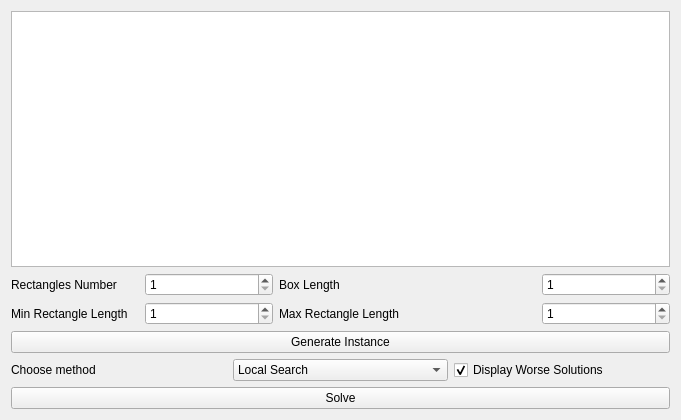
<?xml version="1.0" encoding="UTF-8"?>
<ui version="4.0">
 <class>Widget</class>
 <widget class="QWidget" name="Widget">
  <property name="geometry">
   <rect>
    <x>0</x>
    <y>0</y>
    <width>681</width>
    <height>420</height>
   </rect>
  </property>
  <property name="windowTitle">
   <string>Widget</string>
  </property>
  <layout class="QVBoxLayout" name="verticalLayout">
   <item>
    <widget class="QGraphicsView" name="graphicsView"/>
   </item>
   <item>
    <layout class="QGridLayout" name="gridLayout">
     <item row="0" column="0">
      <widget class="QLabel" name="label">
       <property name="text">
        <string>Rectangles Number</string>
       </property>
      </widget>
     </item>
     <item row="0" column="1">
      <widget class="QSpinBox" name="spinBox">
       <property name="minimum">
        <number>1</number>
       </property>
       <property name="maximum">
        <number>10000</number>
       </property>
      </widget>
     </item>
     <item row="1" column="0">
      <widget class="QLabel" name="label_3">
       <property name="text">
        <string>Min Rectangle Length</string>
       </property>
      </widget>
     </item>
     <item row="1" column="1">
      <widget class="QSpinBox" name="spinBox_2">
       <property name="minimum">
        <number>1</number>
       </property>
       <property name="maximum">
        <number>1000</number>
       </property>
      </widget>
     </item>
     <item row="1" column="2" colspan="2">
      <widget class="QLabel" name="label_4">
       <property name="text">
        <string>Max Rectangle Length</string>
       </property>
      </widget>
     </item>
     <item row="1" column="4">
      <widget class="QSpinBox" name="spinBox_3">
       <property name="minimum">
        <number>1</number>
       </property>
       <property name="maximum">
        <number>1000</number>
       </property>
      </widget>
     </item>
     <item row="0" column="4">
      <widget class="QSpinBox" name="spinBox_4">
       <property name="minimum">
        <number>1</number>
       </property>
       <property name="maximum">
        <number>1000</number>
       </property>
      </widget>
     </item>
     <item row="0" column="2" colspan="2">
      <widget class="QLabel" name="label_5">
       <property name="text">
        <string>Box Length</string>
       </property>
      </widget>
     </item>
     <item row="2" column="0" colspan="5">
      <widget class="QPushButton" name="pushButton">
       <property name="text">
        <string>Generate Instance</string>
       </property>
      </widget>
     </item>
    </layout>
   </item>
   <item>
    <layout class="QGridLayout" name="gridLayout_2">
     <item row="0" column="0">
      <widget class="QLabel" name="label_2">
       <property name="text">
        <string>Choose method</string>
       </property>
      </widget>
     </item>
     <item row="0" column="1">
      <widget class="QComboBox" name="comboBox">
       <item>
        <property name="text">
         <string>Local Search</string>
        </property>
       </item>
       <item>
        <property name="text">
         <string>Simulated Annealing</string>
        </property>
       </item>
       <item>
        <property name="text">
         <string>Tabu Search</string>
        </property>
       </item>
      </widget>
     </item>
     <item row="0" column="2">
      <widget class="QCheckBox" name="checkBox">
       <property name="text">
        <string>Display Worse Solutions</string>
       </property>
       <property name="checkable">
        <bool>true</bool>
       </property>
       <property name="checked">
        <bool>true</bool>
       </property>
       <property name="tristate">
        <bool>false</bool>
       </property>
      </widget>
     </item>
     <item row="1" column="0" colspan="3">
      <widget class="QPushButton" name="pushButton_2">
       <property name="text">
        <string>Solve</string>
       </property>
      </widget>
     </item>
    </layout>
   </item>
  </layout>
 </widget>
 <layoutdefault spacing="6" margin="11"/>
 <resources/>
 <connections/>
</ui>
